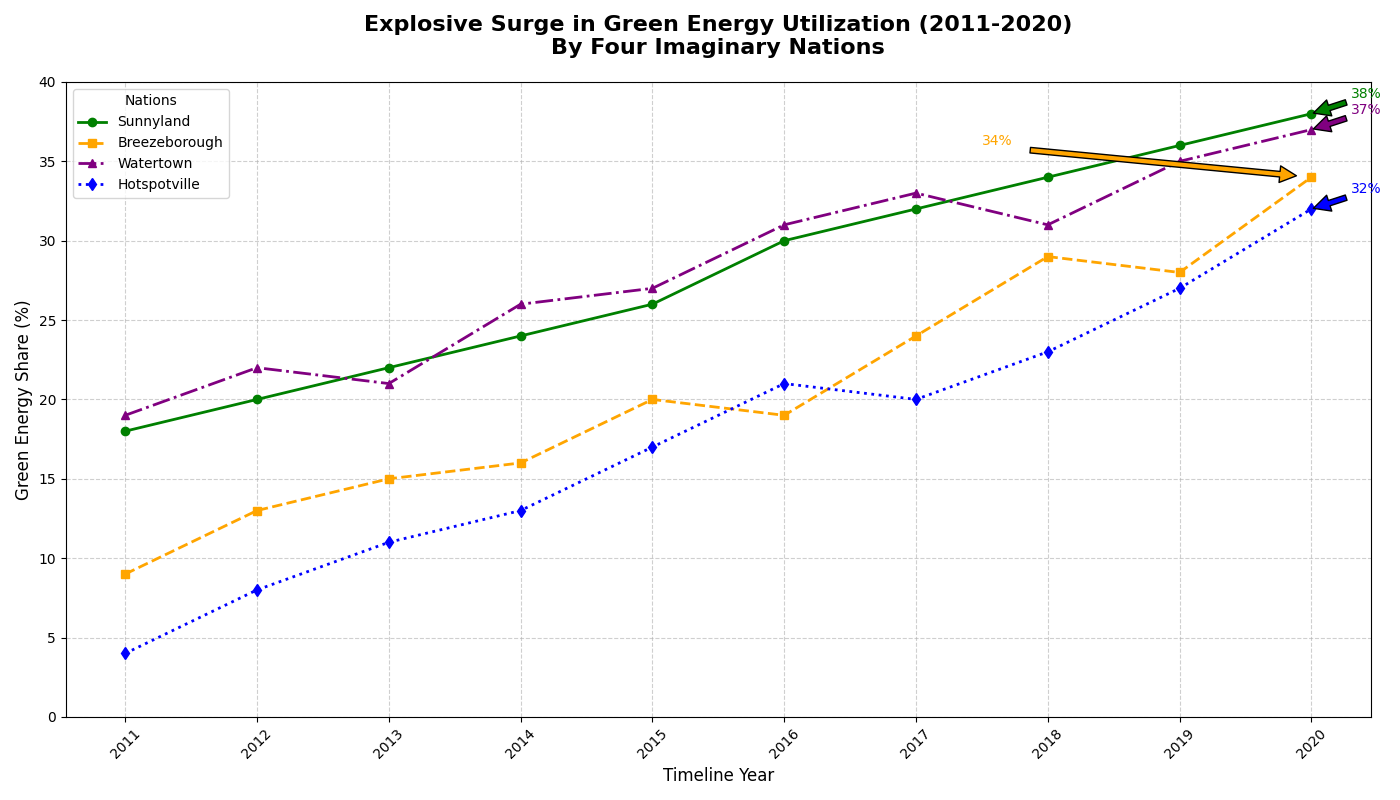

The script that drew this image:
import matplotlib.pyplot as plt
import numpy as np

years = np.arange(2011, 2021)

solarlandia_renewables = [18, 20, 22, 24, 26, 30, 32, 34, 36, 38]
windtopia_renewables = [9, 13, 15, 16, 20, 19, 24, 29, 28, 34]
hydroville_renewables = [19, 22, 21, 26, 27, 31, 33, 31, 35, 37]
geothermia_renewables = [4, 8, 11, 13, 17, 21, 20, 23, 27, 32]

plt.figure(figsize=(14, 8))

plt.plot(years, solarlandia_renewables, marker='o', linestyle='-', linewidth=2, color='green', label='Sunnyland')
plt.plot(years, windtopia_renewables, marker='s', linestyle='--', linewidth=2, color='orange', label='Breezeborough')
plt.plot(years, hydroville_renewables, marker='^', linestyle='-.', linewidth=2, color='purple', label='Watertown')
plt.plot(years, geothermia_renewables, marker='d', linestyle=':', linewidth=2, color='blue', label='Hotspotville')

plt.title("Explosive Surge in Green Energy Utilization (2011-2020)\nBy Four Imaginary Nations", fontsize=16, fontweight='bold', pad=20)
plt.xlabel('Timeline Year', fontsize=12)
plt.ylabel('Green Energy Share (%)', fontsize=12)
plt.xticks(years, rotation=45)
plt.yticks(np.arange(0, 45, 5))
plt.legend(title="Nations", loc='upper left', fontsize=10)
plt.grid(True, linestyle='--', alpha=0.6)

max_solarlandia = max(solarlandia_renewables)
max_windtopia = max(windtopia_renewables)
max_hydroville = max(hydroville_renewables)
max_geothermia = max(geothermia_renewables)

plt.annotate(f'{max_solarlandia}%', xy=(years[-1], max_solarlandia), xytext=(years[-1]+0.3, max_solarlandia+1),
             arrowprops=dict(facecolor='green', shrink=0.05), fontsize=10, color='green')
plt.annotate(f'{max_windtopia}%', xy=(years[-1], max_windtopia), xytext=(years[-1]-2.5, max_windtopia+2),
             arrowprops=dict(facecolor='orange', shrink=0.05), fontsize=10, color='orange')
plt.annotate(f'{max_hydroville}%', xy=(years[-1], max_hydroville), xytext=(years[-1]+0.3, max_hydroville+1),
             arrowprops=dict(facecolor='purple', shrink=0.05), fontsize=10, color='purple')
plt.annotate(f'{max_geothermia}%', xy=(years[-1], max_geothermia), xytext=(years[-1]+0.3, max_geothermia+1),
             arrowprops=dict(facecolor='blue', shrink=0.05), fontsize=10, color='blue')

plt.tight_layout()
plt.show()
